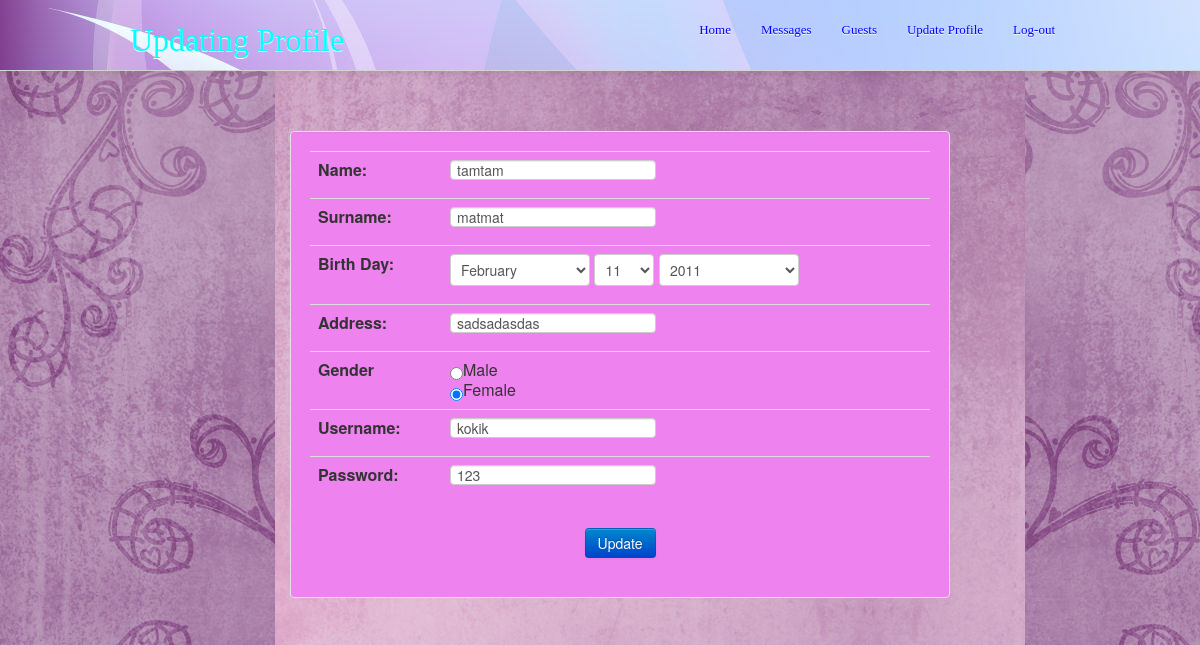
The app's page /Edit.php (signed in) with its own data.
### tables this page shows
CREATE TABLE IF NOT EXISTS `guests` (
  `id` int(11) NOT NULL AUTO_INCREMENT,
  `fname` varchar(30) NOT NULL,
  `lname` varchar(30) NOT NULL,
  `username` varchar(30) NOT NULL,
  `password` varchar(30) NOT NULL,
  `bday` date NOT NULL,
  `gender` enum('male','female') NOT NULL,
  `access` enum('0','1') NOT NULL,
  `address` varchar(50) NOT NULL,
  PRIMARY KEY (`id`)
);

### Edit.php (the view, shortened to what this page needs)
<html>
<head>
	<link type = "text/css" rel = "stylesheet" href = "css/bootstrap.css" >
	<link type = "text/css" rel = "stylesheet" href = "style.css" >
</head>
<body background = "14.jpg">
      <div class="navbar navbar-fixed-top">
        <div class="navbar-inner primary">
          <div class="container">
            <h1><a href="Home.php" class="brand brand-bootbus text-success"><font face = "Georgia" size = "6" color = "cyan">Updating Profile</font></a></h1>
            <div class="nav-collapse collapse">
              <ul class="nav pull-right">
                <li><a href="Home.php"><font face = "Georgia" size = "2" color = "blue">Home</font></a></li>
                <li><a href="Messages.php"><font face = "Georgia" size = "2" color = "blue">Messages</font></a></li>
                <li><a href="View.php"><font face = "Georgia" size = "2" color = "blue">Guests</font></a></li>
                <li><a href="Edit.php"><font face = "Georgia" size = "2" color = "blue">Update Profile</font></a></li>
                <li><a href ="logout.php"><font face = "Georgia" size = "2" color = "blue">Log-out</font></a></li>
              </ul>
            </div>
          </div>
        </div>
<center>
	<br>
	<br>
	<br>
 <div class = "container">
        <div class="row">
          <div class="span8 offset2 well">
          	<?php
				$id =  $_SESSION['id'];
				$query = "SELECT * from guests where id = '{$id}'";
				$result = mysql_query($query);
				$row = mysql_fetch_assoc($result);
			?>
			<form action='UpdateAuthenticator.php' method="POST">
				<table class = "table">
					<tr>
						<td><b>Name: </td>
						<td><input type = 'text' name = 'name' size = '30' value = "<?=$row['fname']?>"></td>
					</tr>
					<tr>
						<td><b>Surname: </td>
						<td><input type = 'text' name = 'lname' size = '30' value = "<?=$row['lname']?>"></td>
					</tr>
					<tr>
						<td><b>Birth Day: </td>
						<td><select size = '1' name = 'month' class = "span2">
							<?php
							$bday =explode("-", $row['bday']);
							$month = array (0, "January", "February", "March", "April", "May", "June", "July", "August", "September", "October", "November", "December");
							?>
							 <option value = "<?=$bday[1]?>"><?php $m = (int)$bday[1]; echo $month[$m];?></option>
						</select>
							<select size = '1' name = 'day' class = "span1">
								<option value = "<?=$bday[2]?>"><?=$bday[2]?></option>
						</select>
							<select size = '1' name = 'year' class = "span2">
								<option value = "<?=$bday[0]?>"><?=$bday[0]?></option>
						</select>
					</tr>
					<tr>
						<td><b>Address:</td>
						<td><input type = 'text' size = '50' name = 'address' value="<?=$row['address']?>"></td>
					</tr>
					<tr>
						<td><b>Gender</td>
						<td><input type = 'radio' name = 'gender' value = 'Male' <?php
						if($row['gender'] == "male"){
							echo "checked";
						}
						?>>Male<br>
							<input type = 'radio' name = 'gender' value = 'Female' <?php
						if($row['gender'] == "female"){
							echo "checked";
						}
						?>>Female</td>
					</tr>
					<tr>
						<td><b>Username: </td>
						<td><input type = 'text' name = 'user' size = '30' value="<?=$row['username']?>"></td>
					</tr>
					<tr>
						<td><b>Password: </td>
						<td><input type = 'text' name = 'pass' size = '30' value="<?=$row['password']?>"></td>
					</tr>
				</table>
					<button type = 'submit' name = 'save' class = "btn btn-primary">Update</button>
			</form>
		</div>
	</div>
</div>

### style.css (style rules this page uses)
.well { background-color: violet; text-align: center; }
.navbar-inner { background-color: yellow; }
.primary { background-image: url(1.jpg); }
.table { background-color: violet; text-decoration: georgia; }

### records on screen
guests: name "tamtam", lname "matmat", month "February", day "11", year "2011", address "sadsadasdas", gender "☑", user "kokik", pass "123"
